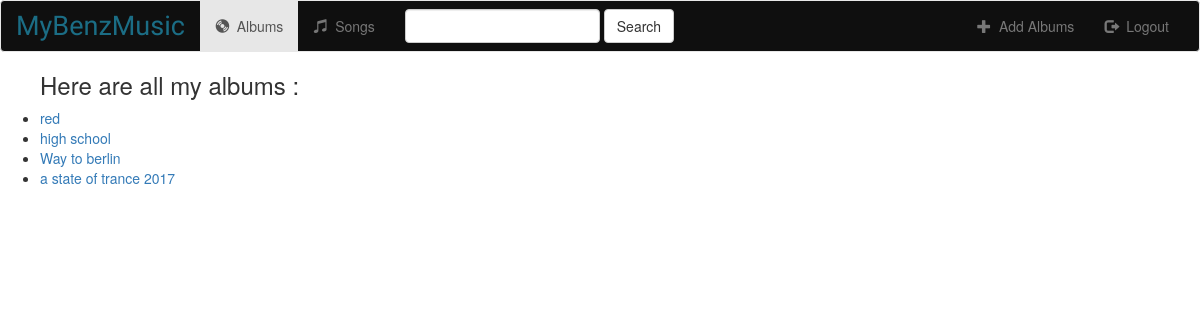
Page /music/ on the earlier database version.
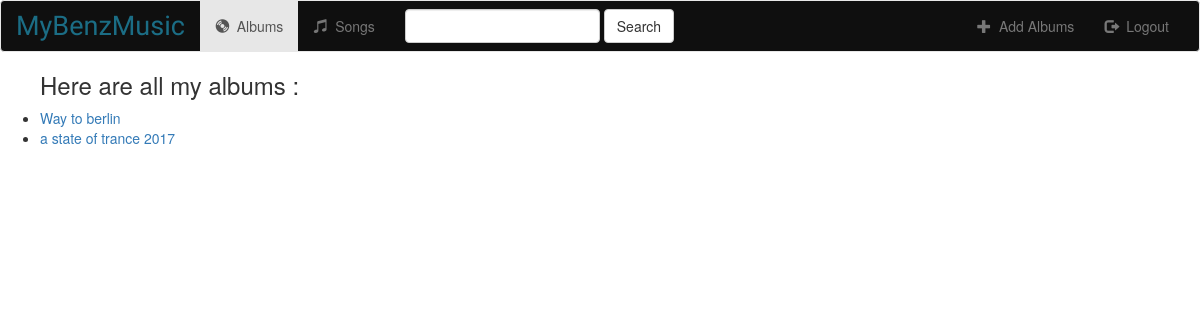
Same page on the later database version.
### music/models.py (models this page shows, shortened)
class Album(models.Model): #Album herits from the class Model
    artist = models.CharField(max_length=250)
    album_title=models.CharField(max_length=500)
    genre = models.CharField(max_length=200)
    album_logo=models.CharField(max_length=1000) #it will contains the link of the logo image

### music/views.py (the view)
def index(request):
    all_Albums = Album.objects.all()
    context = {'all_albums' : all_Albums}
    return render(request,'music/index.html',context)

### music/templates/music/index.html
{% extends 'music/base.html' %}
{% block body %}
<ul>
<h3>Here are all my albums : </h3>
    {% for album in all_albums %}
    <li><a href="{% url 'music:detail' album.id %}">{{ album.album_title }}</a> </li>
    {% endfor %}
</ul>
{% endblock %}

### music/templates/music/base.html (shortened to what this page needs)
<!DOCTYPE html>
<html lang="en">
<head>
    {% load staticfiles %}
<link rel="stylesheet" type="text/css" href="{% static 'music/style.css' %}">
<link rel="stylesheet" href="https://maxcdn.bootstrapcdn.com/bootstrap/3.3.7/css/bootstrap.min.css">
</head>
<body>
<nav class="navbar navbar-default" style="background: #0f0f0f">
    <div class="container-fluid">
        <div class="navbar-header">
            <a class="navbar-brand" style="color: #1b6d85; font-family: 'Rancho' ,serif; font-size: 27px" href="{%url 'music:index' %}"  >MyBenzMusic</a>
        </div>
        <div class="collapse navbar-collapse" id="topNavBar">
            <ul class="nav navbar-nav">
                <li class="active">
                    <a  href="{% url 'music:index' %}">
                        <span class="glyphicon glyphicon-cd" aria-hidden="true"></span>&nbsp;
                        Albums
                    </a>
                </li>
                 <li>
                    <a href="{% url 'music:index' %}">
                        <span class="glyphicon glyphicon-music" aria-hidden="true"></span>&nbsp;
                        Songs
                    </a>
                </li>
            </ul>
            <form class="navbar-form navbar-left" role="presentation" method="get" action="#">
                <div class="form-group">
                    <input type="text" class="form-control" name="q" value="">
                    <button type="submit" class="btn btn-default">Search</button>
                </div>
            </form>
            <ul class="nav navbar-nav navbar-right">
                <li>
                    <a  href="{% url 'music:index' %}">
                        <span class="glyphicon glyphicon-plus" aria-hidden="true"></span>&nbsp;
                        Add Albums
                    </a>
                </li>
                  <li>
                    <a  href="{% url 'music:index' %}">
                        <span class="glyphicon glyphicon-log-out" aria-hidden="true"></span>&nbsp;
                        Logout
                    </a>
                </li>
            </ul>
        </div>
    </div>
</nav>
{% block body %}
{% endblock %}
</body>
</html>

### music/templates/music/static/music/style.css (style rules this page uses)
body { background: white url("images/background.jpg"); }
.navbar { border-radius: 0; }

Differences in the rows shown:
removed Album: album_title "red"
removed Album: album_title "high school"
